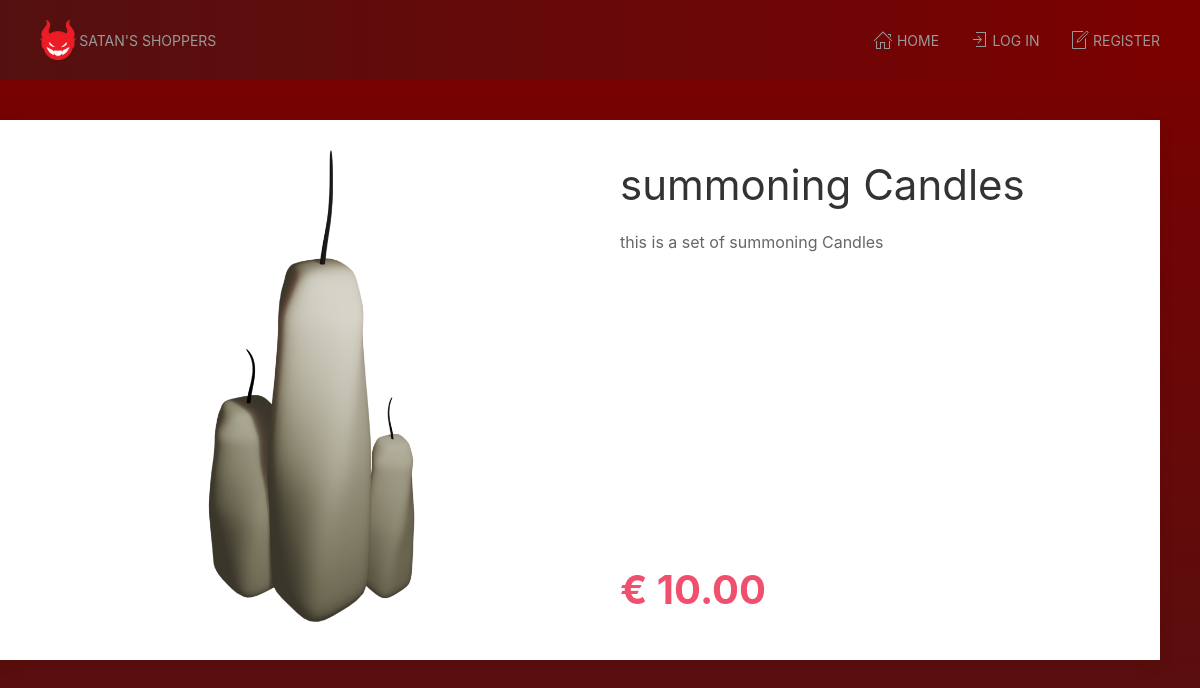
/dev/product.php?id=5, run on the app's committed database.
### tables this page shows
CREATE TABLE `products` (
  `id` int(11) NOT NULL,
  `price` decimal(6,2) NOT NULL,
  `name` varchar(255) NOT NULL,
  `description` varchar(255) NOT NULL,
  `image` varchar(255) NOT NULL,
  `category_id` int(255) NOT NULL
);

### dev/product.php (the view, shortened to what this page needs)
<?php
include_once("templates/head.inc.php");
$product = null;
if(isset($_GET['id'])){
	$sql = "SELECT name, price, description, image FROM products WHERE id = ?";
	$statement = $conn->prepare($sql);
	$statement->execute([$_GET['id']]);
	$product = $statement->fetch();
}
?>
      <main class="uk-container uk-padding">
         <div class="uk-grid">
            <section class="uk-width-1">
               <div class="uk-grid uk-card uk-card-default">
                  <section class="uk-width-1-2 uk-card-media-left">
<?php if(!empty($product) && isset($product)): ?>
                     <img src="<?= 'img/' . $product['image']; ?>" class="" alt="" title="" />
                  </section>
                  <section class="uk-width-1-2 uk-card-body uk-flex uk-flex-column uk-flex-between">
                     <div class="">
                        <h1><?= $product['name']; ?></h1>
                        <p class="">
<?= $product["description"]; ?>
                        </p>
                     </div>
                     <div class="uk-flex uk-flex-between uk-flex-middle">
                        <div class="price-block">
                           <p class="product-view__price uk-text-bold uk-text-danger uk-text-left uk-text-bolder">&euro; <?= $product["price"]; ?></p>
                        </div>
                     </div>
<?php
else:
	echo "<h1><br>Product not found</h1><br><br><br><br><br><br><br><br><br><br><br><br><br><br><br><br><br><br>";
endif;
?>
                  </section>
               </div>
            </section>
         </div>
      </main>
<?php
include_once("templates/foot.inc.php");

### dev/css/style.css (style rules this page uses)
.product-view__price { font-size: 2.5rem; margin: 0; }

### data on the page
products: image (picture), name "summoning Candles", description "this is a set of summoning Candles", price "10.00"
